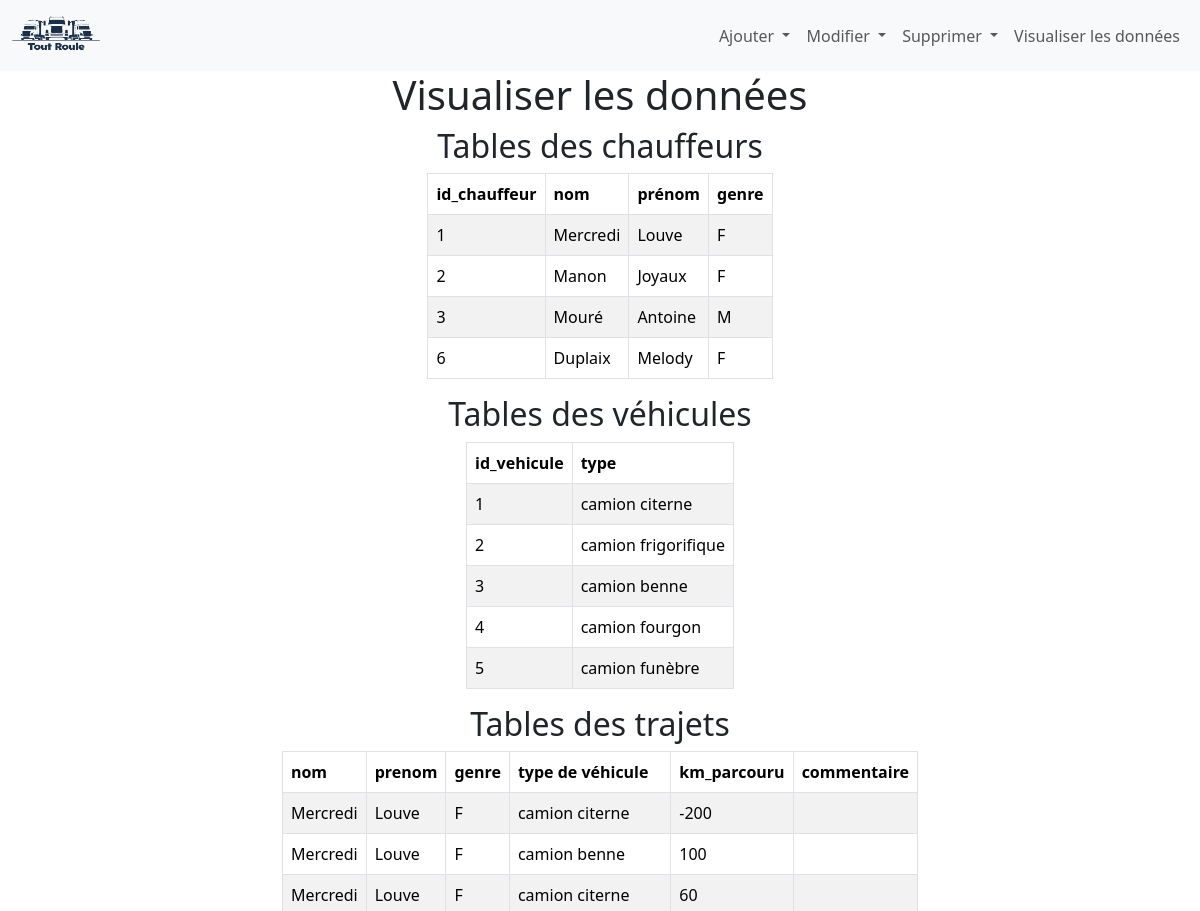
The app's page /visualiser-donnees (upper part), older data.
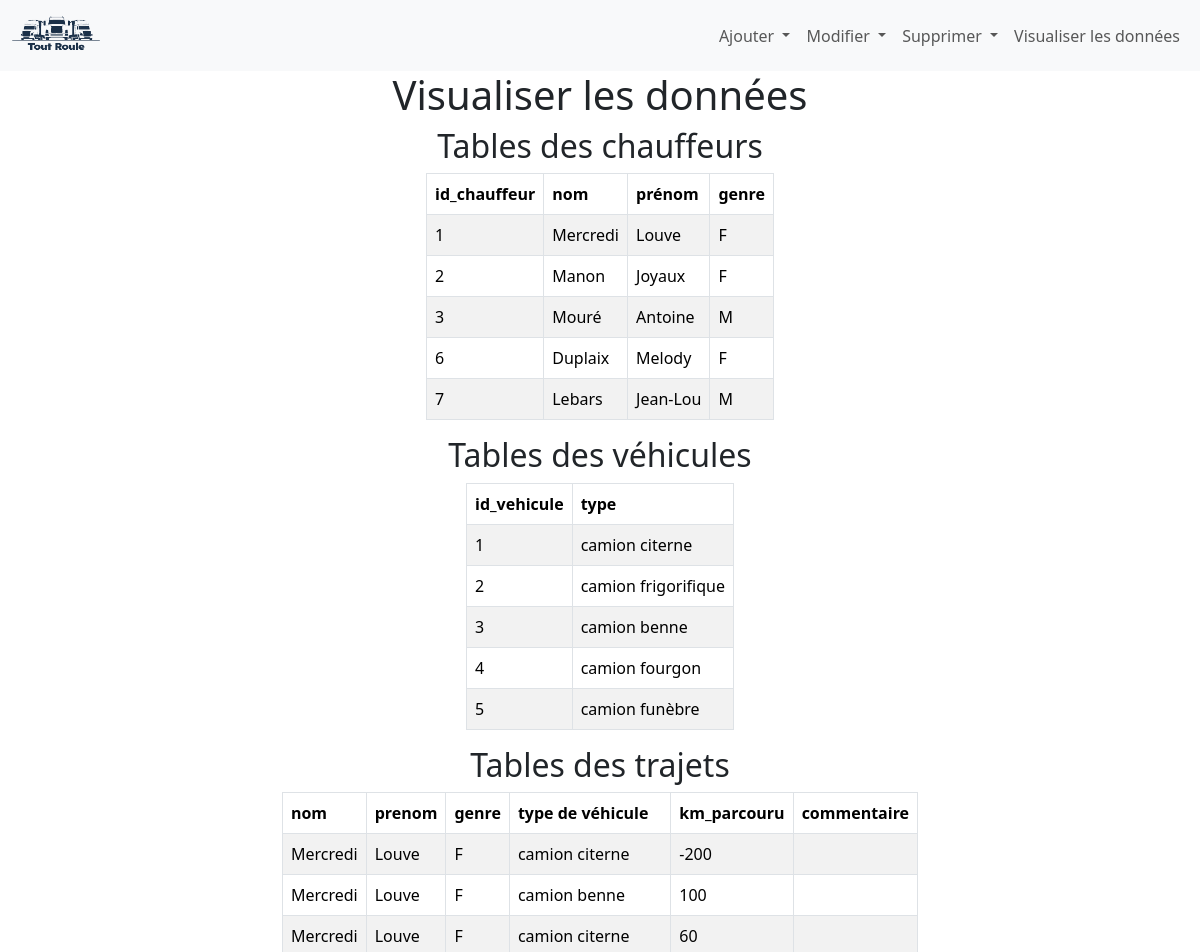
The same page, newer data.
### tables this page shows
CREATE TABLE chauffeurs(
   id_chauffeur INTEGER PRIMARY KEY,
   nom VARCHAR(50) NOT NULL,
   prenom VARCHAR(50) NOT NULL,
   genre VARCHAR(2) NOT NULL
);

### app.py (the view)
@app.route("/visualiser-donnees")
def f_visualiser_donnees():
    df_chauffeurs = recuperer_table_chauffeur()
    taille_df_chauffeur = df_chauffeurs.shape[0]
    table_vehicule = recuperer_table_vehicule()
    taille_df_vehicule = table_vehicule.shape[0]
    table_trajets = requetes_tables_transformation_dataframe()
    taille_table_trajets = table_trajets.shape[0]
    return render_template("t_visualiser_donnees.html",
                           t_chauffeurs = df_chauffeurs, t_vehicule = table_vehicule, t_trajets = table_trajets,
                           t_taille_df_chauffeur = taille_df_chauffeur, t_taille_df_vehicule=taille_df_vehicule, t_taille_df_trajet = taille_table_trajets)

### lib/analyses.py (called while the page is built)
def calcul_km_parcouru (df):
    df["km_parcouru"] = df["km_fin"] - df["km_debut"]
    return df

def requetes_tables_transformation_dataframe():
    con = sqlite3.connect('toutroule.db')
    cursor = con.cursor()
    cursor.execute('''SELECT
        c.id_chauffeur,
        c.nom,
        c.prenom,
        c.genre,
        v.id_vehicule,
        v.type,
        t.id_trajet,
        t.km_debut,
        t.km_fin,
        t.commentaire
    FROM
        trajets as t
        JOIN chauffeurs as c ON t.id_chauffeur = c.id_chauffeur
        JOIN vehicules as v ON t.id_vehicule = v.id_vehicule''')
    df = pd.DataFrame(cursor.fetchall(), columns=[
        'id_chauffeur',
        'nom',
        'prenom',
        'genre',
        'id_vehicule',
        'type',
        'id_trajet',
        'km_debut',
        'km_fin',
        'commentaire'
    ])
    df = calcul_km_parcouru(df)
    con.close()
    return df

### lib/database.py (called while the page is built)
def recuperer_table_chauffeur():
    connexion = sqlite3.connect("toutroule.db")
    table_chauffeurs = pd.read_sql_query("SELECT * FROM chauffeurs", connexion)
    connexion.commit()
    connexion.close()
    return table_chauffeurs

### templates/t_visualiser_donnees.html (shortened to what this page needs)
{% extends "t_base.html" %}
{% set styles = "static/css/style_visualisation.css" %}
{% block content %}
<h1 style="text-align: center;">Visualiser les données</h1>
<h2 style="text-align: center;">Tables des chauffeurs</h2>
<table class="table table-striped table-hover table-bordered" style="width: fit-content; justify-content: center; margin-left: auto; margin-right: auto">
    <thead>
        <tr>
            <th>id_chauffeur</th>
            <th>nom</th>
            <th>prénom</th>
            <th>genre</th>
        </tr>
    </thead>
    <tbody>
        {% for num in range(t_taille_df_chauffeur) %}
        <tr>
            <td>{{ t_chauffeurs["id_chauffeur"][num] }}</td>
            <td>{{ t_chauffeurs["nom"][num] }}</td>
            <td>{{ t_chauffeurs["prenom"][num] }}</td>
            <td>{{t_chauffeurs["genre"][num]}}</td>
        </tr>
        {% endfor %}
    </tbody>
</table>
<h2 style="text-align: center;">Tables des véhicules</h2>
<table class="table table-striped table-hover table-bordered" style="width: fit-content; justify-content: center; margin-left: auto; margin-right: auto">
    <thead>
        <tr>
            <th>id_vehicule</th>
            <th>type</th>
        </tr>
    </thead>
    <tbody>
        {% for num in range(t_taille_df_vehicule) %}
        <tr>
            <td>{{ t_vehicule["id_vehicule"][num] }}</td>
            <td>{{ t_vehicule["type"][num] }}</td>
        </tr>
        {% endfor %}
    </tbody>
</table>
<h2 style="text-align: center;">Tables des trajets</h2>
<table class="table table-striped table-hover table-bordered table-defilement" style="width: fit-content; justify-content: center; margin-left: auto; margin-right: auto">
    <thead>
        <tr>
            <th>nom</th>
            <th>prenom</th>
            <th>genre</th>
            <th>type de véhicule</th>
            <th>km_parcouru</th>
            <th>commentaire</th>
        </tr>
    </thead>
    <tbody>
        {% for num in range(t_taille_df_trajet) %}
        <tr>
            <td>{{ t_trajets["nom"][num] }}</td>
            <td>{{ t_trajets["prenom"][num] }}</td>
            <td>{{ t_trajets["genre"][num] }}</td>
            <td>{{ t_trajets["type"][num] }}</td>
            <td>{{ t_trajets["km_parcouru"][num] }}</td>
            <td>{{ t_trajets["commentaire"][num] }}</td>
        </tr>
        {% endfor %}
    </tbody>
</table>
{% endblock %}

Row changes from the older to the newer data that the page shows:
added chauffeurs: nom "Lebars", prenom "Jean-Lou"
Text that changed along with them:
new list line: "7 M"
